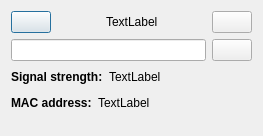
<?xml version="1.0" encoding="UTF-8"?>
<ui version="4.0">
 <class>connectiondialog</class>
 <widget class="QDialog" name="connectiondialog">
  <property name="geometry">
   <rect>
    <x>0</x>
    <y>0</y>
    <width>263</width>
    <height>136</height>
   </rect>
  </property>
  <property name="windowTitle">
   <string>Dialog</string>
  </property>
  <layout class="QVBoxLayout" name="verticalLayout_2">
   <item>
    <layout class="QHBoxLayout" name="horizontalLayout">
     <property name="sizeConstraint">
      <enum>QLayout::SetFixedSize</enum>
     </property>
     <item>
      <widget class="QPushButton" name="cancelBtn">
       <property name="text">
        <string></string>
       </property>
      </widget>
     </item>
     <item>
      <spacer name="horizontalSpacer">
       <property name="orientation">
        <enum>Qt::Horizontal</enum>
       </property>
       <property name="sizeHint" stdset="0">
        <size>
         <width>40</width>
         <height>20</height>
        </size>
       </property>
      </spacer>
     </item>
     <item>
      <widget class="QLabel" name="nameLabel">
       <property name="text">
        <string>TextLabel</string>
       </property>
      </widget>
     </item>
     <item>
      <spacer name="horizontalSpacer_2">
       <property name="orientation">
        <enum>Qt::Horizontal</enum>
       </property>
       <property name="sizeHint" stdset="0">
        <size>
         <width>40</width>
         <height>20</height>
        </size>
       </property>
      </spacer>
     </item>
     <item>
      <widget class="QPushButton" name="connectBtn">
       <property name="text">
        <string></string>
       </property>
      </widget>
     </item>
    </layout>
   </item>
   <item>
    <layout class="QHBoxLayout" name="horizontalLayout_3">
     <item>
      <widget class="QLineEdit" name="passphraseTextEdit">
       <property name="cursor">
        <cursorShape>BlankCursor</cursorShape>
       </property>
       <property name="readOnly">
        <bool>true</bool>
       </property>
      </widget>
     </item>
     <item>
      <widget class="QPushButton" name="showPassphraseBtn">
       <property name="sizePolicy">
        <sizepolicy hsizetype="Fixed" vsizetype="Fixed">
         <horstretch>0</horstretch>
         <verstretch>0</verstretch>
        </sizepolicy>
       </property>
       <property name="text">
        <string/>
       </property>
      </widget>
     </item>
    </layout>
   </item>
   <item>
    <layout class="QHBoxLayout" name="horizontalLayout_4">
     <item>
      <widget class="QLabel" name="label">
       <property name="font">
        <font>
         <weight>75</weight>
         <bold>true</bold>
        </font>
       </property>
       <property name="text">
        <string>Signal strength:</string>
       </property>
      </widget>
     </item>
     <item>
      <widget class="QLabel" name="signalLabel">
       <property name="text">
        <string>TextLabel</string>
       </property>
      </widget>
     </item>
     <item>
      <spacer name="horizontalSpacer_3">
       <property name="orientation">
        <enum>Qt::Horizontal</enum>
       </property>
       <property name="sizeHint" stdset="0">
        <size>
         <width>40</width>
         <height>20</height>
        </size>
       </property>
      </spacer>
     </item>
    </layout>
   </item>
   <item>
    <layout class="QHBoxLayout" name="horizontalLayout_5">
     <item>
      <widget class="QLabel" name="label_2">
       <property name="font">
        <font>
         <weight>75</weight>
         <bold>true</bold>
        </font>
       </property>
       <property name="text">
        <string>MAC address:</string>
       </property>
      </widget>
     </item>
     <item>
      <widget class="QLabel" name="macLabel">
       <property name="text">
        <string>TextLabel</string>
       </property>
      </widget>
     </item>
     <item>
      <spacer name="horizontalSpacer_4">
       <property name="orientation">
        <enum>Qt::Horizontal</enum>
       </property>
       <property name="sizeHint" stdset="0">
        <size>
         <width>40</width>
         <height>20</height>
        </size>
       </property>
      </spacer>
     </item>
    </layout>
   </item>
   <item>
    <spacer name="verticalSpacer">
     <property name="orientation">
      <enum>Qt::Vertical</enum>
     </property>
     <property name="sizeHint" stdset="0">
      <size>
       <width>20</width>
       <height>40</height>
      </size>
     </property>
    </spacer>
   </item>
  </layout>
 </widget>
 <resources/>
 <connections/>
</ui>
